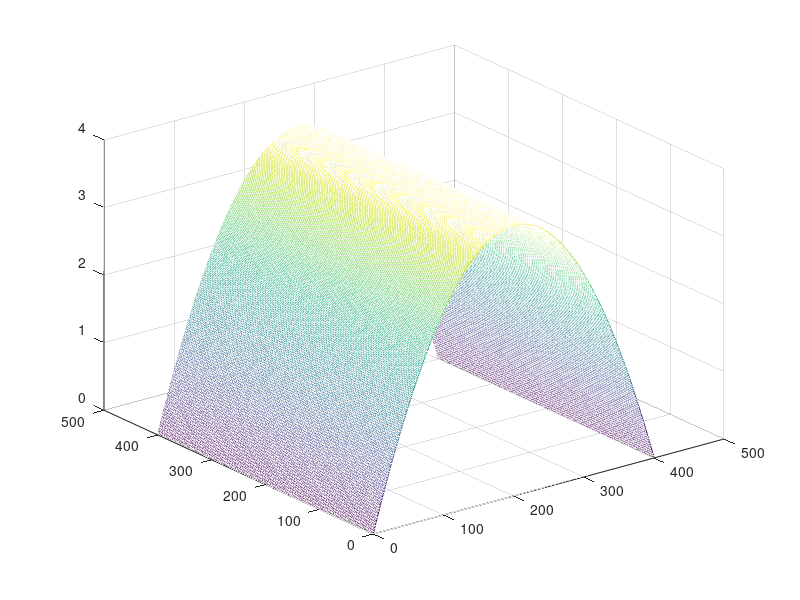

The MATLAB script that drew this image:
clear
x=[-2:0.01:2];
y=x;
[X,Y]=meshgrid(x,y);
for i=1:length(x)
for j=1:length(y)    
   z(i,j)=X(i)^2-Y(j)^2;
end
end
mesh(z)